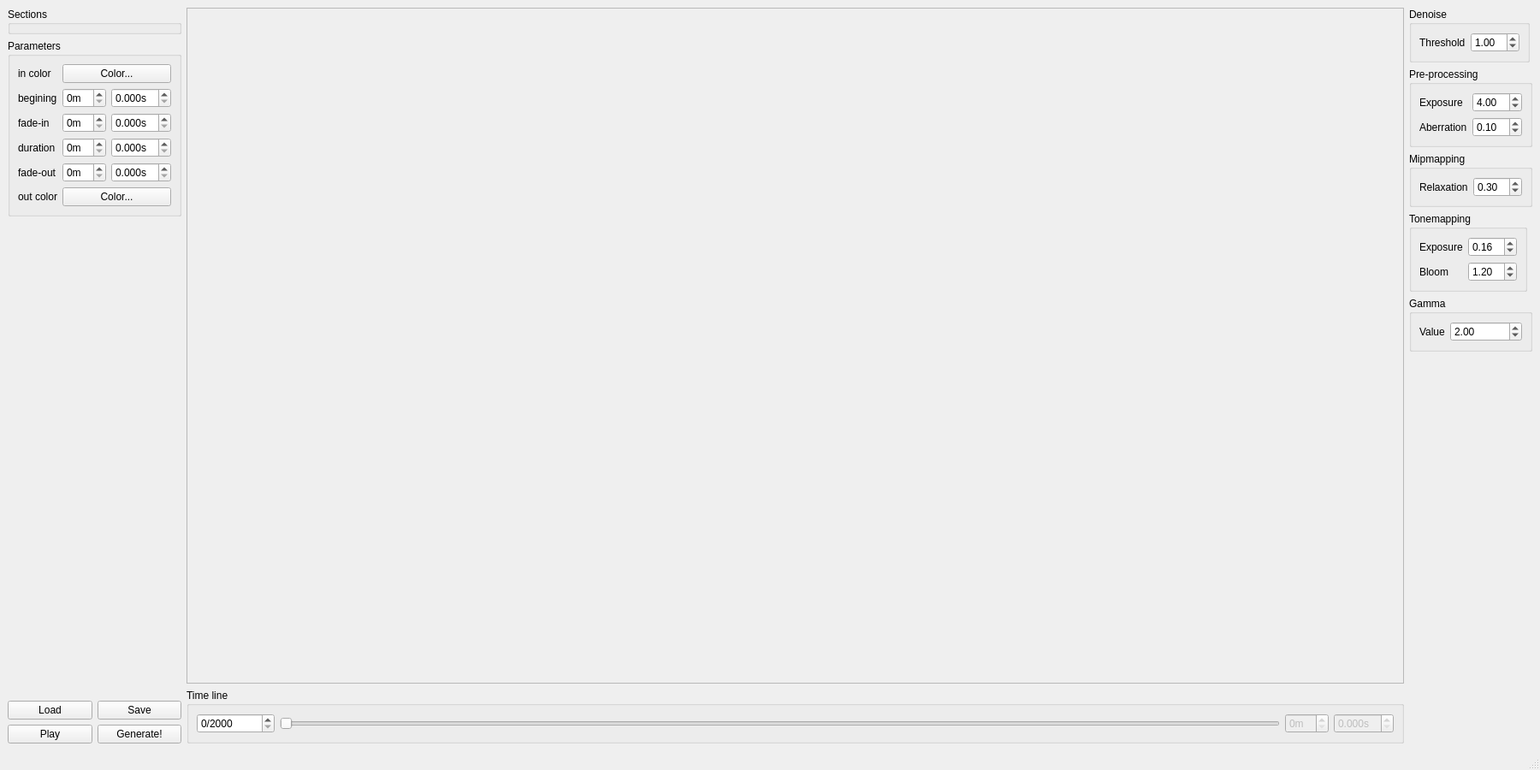
<?xml version="1.0" encoding="UTF-8"?>
<ui version="4.0">
 <class>ExCompositorWindow</class>
 <widget class="QMainWindow" name="ExCompositorWindow">
  <property name="geometry">
   <rect>
    <x>0</x>
    <y>0</y>
    <width>1800</width>
    <height>900</height>
   </rect>
  </property>
  <property name="windowTitle">
   <string>MainWindow</string>
  </property>
  <widget class="QWidget" name="centralwidget">
   <layout class="QHBoxLayout" name="horizontalLayout_4">
    <item>
     <layout class="QVBoxLayout" name="verticalLayout_2">
      <item>
       <widget class="QGroupBox" name="sectionGroup">
        <property name="title">
         <string>Sections</string>
        </property>
       </widget>
      </item>
      <item>
       <widget class="QGroupBox" name="parametersGroup">
        <property name="title">
         <string>Parameters</string>
        </property>
        <layout class="QGridLayout" name="gridLayout">
         <item row="5" column="0">
          <widget class="QLabel" name="outColorLabel">
           <property name="text">
            <string>out color</string>
           </property>
          </widget>
         </item>
         <item row="4" column="2">
          <widget class="QDoubleSpinBox" name="fadeOutSecSpin">
           <property name="suffix">
            <string>s</string>
           </property>
           <property name="decimals">
            <number>3</number>
           </property>
           <property name="maximum">
            <double>59.999000000000002</double>
           </property>
          </widget>
         </item>
         <item row="0" column="0">
          <widget class="QLabel" name="inColorLabel">
           <property name="text">
            <string>in color</string>
           </property>
          </widget>
         </item>
         <item row="3" column="1">
          <widget class="QSpinBox" name="durationMinSpin">
           <property name="suffix">
            <string>m</string>
           </property>
           <property name="maximum">
            <number>59</number>
           </property>
          </widget>
         </item>
         <item row="3" column="2">
          <widget class="QDoubleSpinBox" name="durationSecSpin">
           <property name="suffix">
            <string>s</string>
           </property>
           <property name="decimals">
            <number>3</number>
           </property>
           <property name="maximum">
            <double>59.999000000000002</double>
           </property>
          </widget>
         </item>
         <item row="2" column="2">
          <widget class="QDoubleSpinBox" name="fadeInSecSpin">
           <property name="suffix">
            <string>s</string>
           </property>
           <property name="decimals">
            <number>3</number>
           </property>
           <property name="maximum">
            <double>59.999000000000002</double>
           </property>
          </widget>
         </item>
         <item row="4" column="0">
          <widget class="QLabel" name="fadeOutLbel">
           <property name="text">
            <string>fade-out</string>
           </property>
          </widget>
         </item>
         <item row="2" column="1">
          <widget class="QSpinBox" name="fadeInMinSpin">
           <property name="suffix">
            <string>m</string>
           </property>
           <property name="maximum">
            <number>59</number>
           </property>
          </widget>
         </item>
         <item row="3" column="0">
          <widget class="QLabel" name="durationLabel">
           <property name="text">
            <string>duration</string>
           </property>
          </widget>
         </item>
         <item row="2" column="0">
          <widget class="QLabel" name="fadeInLabel">
           <property name="text">
            <string>fade-in</string>
           </property>
          </widget>
         </item>
         <item row="4" column="1">
          <widget class="QSpinBox" name="fadeOutMinSpin">
           <property name="suffix">
            <string>m</string>
           </property>
           <property name="maximum">
            <number>59</number>
           </property>
          </widget>
         </item>
         <item row="1" column="0">
          <widget class="QLabel" name="beginingLabel">
           <property name="text">
            <string>begining</string>
           </property>
          </widget>
         </item>
         <item row="1" column="1">
          <widget class="QSpinBox" name="beginingMinSpin">
           <property name="enabled">
            <bool>true</bool>
           </property>
           <property name="suffix">
            <string>m</string>
           </property>
           <property name="maximum">
            <number>59</number>
           </property>
          </widget>
         </item>
         <item row="1" column="2">
          <widget class="QDoubleSpinBox" name="beginingSecSpin">
           <property name="enabled">
            <bool>true</bool>
           </property>
           <property name="suffix">
            <string>s</string>
           </property>
           <property name="decimals">
            <number>3</number>
           </property>
           <property name="maximum">
            <double>59.999000000000002</double>
           </property>
          </widget>
         </item>
         <item row="0" column="1" colspan="2">
          <widget class="QPushButton" name="inColorButton">
           <property name="text">
            <string>Color...</string>
           </property>
          </widget>
         </item>
         <item row="5" column="1" colspan="2">
          <widget class="QPushButton" name="outColorButton">
           <property name="text">
            <string>Color...</string>
           </property>
          </widget>
         </item>
        </layout>
       </widget>
      </item>
      <item>
       <spacer name="verticalSpacer_2">
        <property name="orientation">
         <enum>Qt::Vertical</enum>
        </property>
        <property name="sizeHint" stdset="0">
         <size>
          <width>20</width>
          <height>40</height>
         </size>
        </property>
       </spacer>
      </item>
      <item>
       <layout class="QHBoxLayout" name="horizontalLayout_3">
        <item>
         <widget class="QPushButton" name="loadProjectButton">
          <property name="text">
           <string>Load</string>
          </property>
         </widget>
        </item>
        <item>
         <widget class="QPushButton" name="saveProjectButton">
          <property name="text">
           <string>Save</string>
          </property>
         </widget>
        </item>
       </layout>
      </item>
      <item>
       <layout class="QHBoxLayout" name="horizontalLayout">
        <item>
         <widget class="QPushButton" name="playButton">
          <property name="text">
           <string>Play</string>
          </property>
          <property name="checkable">
           <bool>true</bool>
          </property>
         </widget>
        </item>
        <item>
         <widget class="QPushButton" name="generateButton">
          <property name="text">
           <string>Generate!</string>
          </property>
          <property name="checkable">
           <bool>true</bool>
          </property>
         </widget>
        </item>
       </layout>
      </item>
     </layout>
    </item>
    <item>
     <layout class="QVBoxLayout" name="verticalLayout">
      <item>
       <widget class="QScrollArea" name="imageScrollArea">
        <property name="lineWidth">
         <number>0</number>
        </property>
        <property name="widgetResizable">
         <bool>true</bool>
        </property>
        <property name="alignment">
         <set>Qt::AlignCenter</set>
        </property>
        <widget class="QWidget" name="scrollAreaWidgetContents">
         <property name="geometry">
          <rect>
           <x>0</x>
           <y>0</y>
           <width>1345</width>
           <height>755</height>
          </rect>
         </property>
        </widget>
       </widget>
      </item>
      <item>
       <widget class="QGroupBox" name="timeLineGroup">
        <property name="title">
         <string>Time line</string>
        </property>
        <layout class="QHBoxLayout" name="horizontalLayout_2">
         <item>
          <widget class="QSpinBox" name="frameSpin">
           <property name="suffix">
            <string>/2000</string>
           </property>
           <property name="maximum">
            <number>10000</number>
           </property>
          </widget>
         </item>
         <item>
          <widget class="QSlider" name="frameSlider">
           <property name="orientation">
            <enum>Qt::Horizontal</enum>
           </property>
          </widget>
         </item>
         <item>
          <widget class="QSpinBox" name="timeLineMin">
           <property name="enabled">
            <bool>false</bool>
           </property>
           <property name="suffix">
            <string>m</string>
           </property>
           <property name="maximum">
            <number>59</number>
           </property>
          </widget>
         </item>
         <item>
          <widget class="QDoubleSpinBox" name="timeLineSec">
           <property name="enabled">
            <bool>false</bool>
           </property>
           <property name="suffix">
            <string>s</string>
           </property>
           <property name="decimals">
            <number>3</number>
           </property>
           <property name="maximum">
            <double>59.999000000000002</double>
           </property>
          </widget>
         </item>
        </layout>
       </widget>
      </item>
     </layout>
    </item>
    <item>
     <layout class="QVBoxLayout" name="verticalLayout_3">
      <item>
       <widget class="QGroupBox" name="denoiseGroup">
        <property name="sizePolicy">
         <sizepolicy hsizetype="Fixed" vsizetype="Preferred">
          <horstretch>0</horstretch>
          <verstretch>0</verstretch>
         </sizepolicy>
        </property>
        <property name="title">
         <string>Denoise</string>
        </property>
        <layout class="QFormLayout" name="formLayout">
         <item row="0" column="0">
          <widget class="QLabel" name="denoiseThresholdLabel">
           <property name="text">
            <string>Threshold</string>
           </property>
          </widget>
         </item>
         <item row="0" column="1">
          <widget class="QDoubleSpinBox" name="denoiseThresholdSpin">
           <property name="singleStep">
            <double>0.010000000000000</double>
           </property>
           <property name="value">
            <double>1.000000000000000</double>
           </property>
          </widget>
         </item>
        </layout>
       </widget>
      </item>
      <item>
       <widget class="QGroupBox" name="preProcessingGroup">
        <property name="title">
         <string>Pre-processing</string>
        </property>
        <layout class="QFormLayout" name="formLayout_2">
         <item row="0" column="0">
          <widget class="QLabel" name="preExposureLabel">
           <property name="text">
            <string>Exposure</string>
           </property>
          </widget>
         </item>
         <item row="0" column="1">
          <widget class="QDoubleSpinBox" name="preExposureSpin">
           <property name="singleStep">
            <double>0.010000000000000</double>
           </property>
           <property name="value">
            <double>4.000000000000000</double>
           </property>
          </widget>
         </item>
         <item row="1" column="0">
          <widget class="QLabel" name="aberrationLabel">
           <property name="text">
            <string>Aberration</string>
           </property>
          </widget>
         </item>
         <item row="1" column="1">
          <widget class="QDoubleSpinBox" name="aberrationSpin">
           <property name="singleStep">
            <double>0.010000000000000</double>
           </property>
           <property name="value">
            <double>0.100000000000000</double>
           </property>
          </widget>
         </item>
        </layout>
       </widget>
      </item>
      <item>
       <widget class="QGroupBox" name="mipmappingGroup">
        <property name="title">
         <string>Mipmapping</string>
        </property>
        <layout class="QFormLayout" name="formLayout_3">
         <item row="0" column="0">
          <widget class="QLabel" name="relaxationLabel">
           <property name="text">
            <string>Relaxation</string>
           </property>
          </widget>
         </item>
         <item row="0" column="1">
          <widget class="QDoubleSpinBox" name="relaxationSpin">
           <property name="singleStep">
            <double>0.010000000000000</double>
           </property>
           <property name="value">
            <double>0.300000000000000</double>
           </property>
          </widget>
         </item>
        </layout>
       </widget>
      </item>
      <item>
       <widget class="QGroupBox" name="tonemappingGroup">
        <property name="sizePolicy">
         <sizepolicy hsizetype="Fixed" vsizetype="Preferred">
          <horstretch>0</horstretch>
          <verstretch>0</verstretch>
         </sizepolicy>
        </property>
        <property name="title">
         <string>Tonemapping</string>
        </property>
        <layout class="QFormLayout" name="formLayout_4">
         <item row="0" column="0">
          <widget class="QLabel" name="postExposureLabel">
           <property name="text">
            <string>Exposure</string>
           </property>
          </widget>
         </item>
         <item row="0" column="1">
          <widget class="QDoubleSpinBox" name="postExposureSpin">
           <property name="singleStep">
            <double>0.010000000000000</double>
           </property>
           <property name="value">
            <double>0.160000000000000</double>
           </property>
          </widget>
         </item>
         <item row="1" column="0">
          <widget class="QLabel" name="bloomLabel">
           <property name="text">
            <string>Bloom</string>
           </property>
          </widget>
         </item>
         <item row="1" column="1">
          <widget class="QDoubleSpinBox" name="bloomSpin">
           <property name="singleStep">
            <double>0.010000000000000</double>
           </property>
           <property name="value">
            <double>1.200000000000000</double>
           </property>
          </widget>
         </item>
        </layout>
       </widget>
      </item>
      <item>
       <widget class="QGroupBox" name="gammaGroup">
        <property name="title">
         <string>Gamma</string>
        </property>
        <layout class="QFormLayout" name="formLayout_5">
         <item row="0" column="0">
          <widget class="QLabel" name="gammaLabel">
           <property name="text">
            <string>Value</string>
           </property>
          </widget>
         </item>
         <item row="0" column="1">
          <widget class="QDoubleSpinBox" name="gammaSpin">
           <property name="minimum">
            <double>0.010000000000000</double>
           </property>
           <property name="maximum">
            <double>9.990000000000000</double>
           </property>
           <property name="singleStep">
            <double>0.100000000000000</double>
           </property>
           <property name="value">
            <double>2.000000000000000</double>
           </property>
          </widget>
         </item>
        </layout>
       </widget>
      </item>
      <item>
       <spacer name="verticalSpacer">
        <property name="orientation">
         <enum>Qt::Vertical</enum>
        </property>
        <property name="sizeHint" stdset="0">
         <size>
          <width>20</width>
          <height>40</height>
         </size>
        </property>
       </spacer>
      </item>
     </layout>
    </item>
   </layout>
  </widget>
  <widget class="QMenuBar" name="menubar">
   <property name="geometry">
    <rect>
     <x>0</x>
     <y>0</y>
     <width>1800</width>
     <height>26</height>
    </rect>
   </property>
  </widget>
  <widget class="QStatusBar" name="statusbar"/>
 </widget>
 <resources/>
 <connections/>
</ui>
